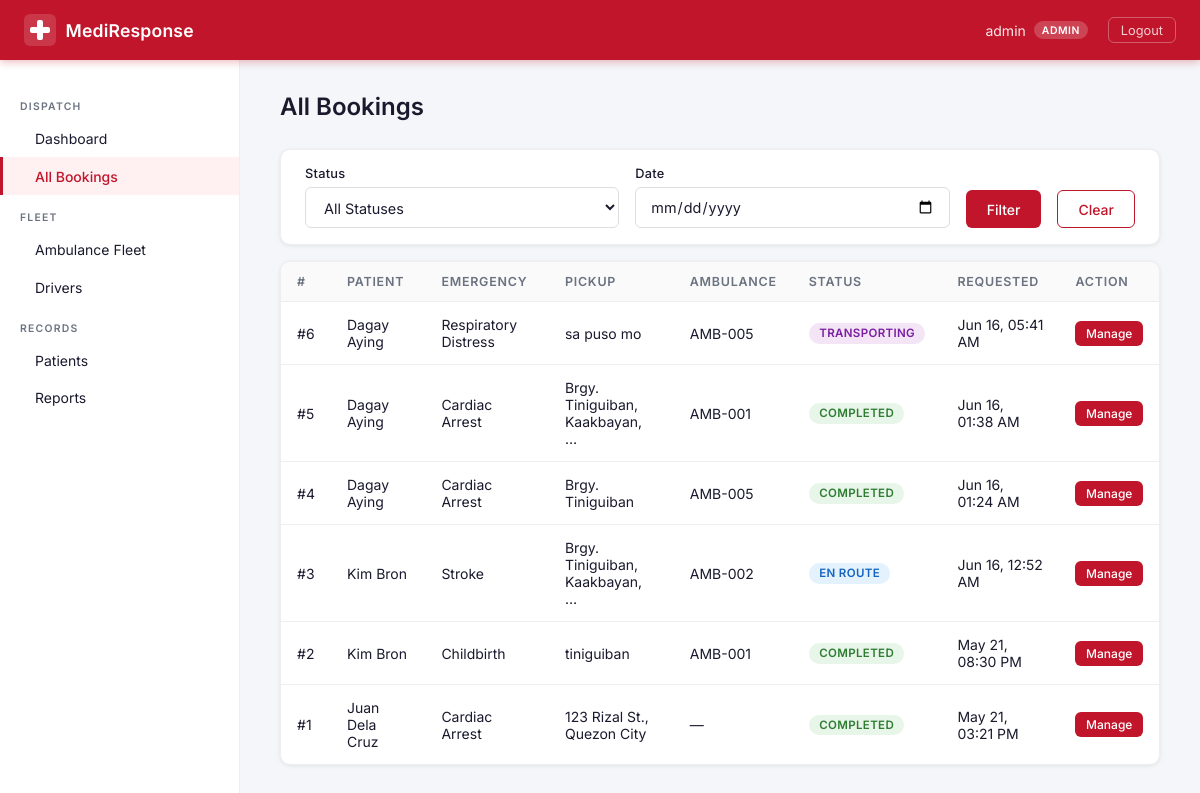
/admin-panel/bookings/ (signed in), run on the app's committed database.
### booking/models.py (models this page shows, shortened)
class UserProfile(models.Model):
    ROLE_CHOICES = [
        ('admin', 'Admin'),
        ('patient', 'Patient'),
        ('driver', 'Driver'),
    ]
    user = models.OneToOneField(
        User,
        on_delete=models.CASCADE,   # If the user is deleted, delete the profile too
        related_name='profile'      # Access via: user.profile
    )
    role = models.CharField(max_length=20, choices=ROLE_CHOICES, default='patient')
    phone = models.CharField(max_length=20, blank=True)

class Booking(models.Model):
    STATUS_CHOICES = [
        ('pending', 'Pending'),
        ('dispatched', 'Dispatched'),
        ('en_route', 'En Route'),
        ('arrived', 'Arrived at Scene'),
        ('transporting', 'Transporting'),
        ('completed', 'Completed'),
        ('cancelled', 'Cancelled'),
    ]
    patient = models.ForeignKey(
        User,
        on_delete=models.CASCADE,
        related_name='bookings'
    )
    pickup_address = models.TextField()
    destination_hospital = models.CharField(max_length=200)
    emergency_type = models.ForeignKey(
        EmergencyType,
        on_delete=models.SET_NULL,
        null=True
    )
    notes = models.TextField(blank=True)
    status = models.CharField(max_length=20, choices=STATUS_CHOICES, default='pending')
    assigned_ambulance = models.ForeignKey(
        Ambulance,
        on_delete=models.SET_NULL,
        null=True,
        blank=True,
        related_name='bookings'
    )
    assigned_driver = models.ForeignKey(
        Driver,
        on_delete=models.SET_NULL,
        null=True,
        blank=True,
        related_name='bookings'
    )
    requested_time = models.DateTimeField(default=timezone.now)
    dispatched_time = models.DateTimeField(null=True, blank=True)
    completed_time = models.DateTimeField(null=True, blank=True)
    class Meta:
        ordering = ['-requested_time']  # Newest first

class EmergencyType(models.Model):
    name = models.CharField(max_length=100)
    description = models.TextField(blank=True)
    def __str__(self):
        return self.name

class Ambulance(models.Model):
    TYPE_CHOICES = [
        ('BLS', 'Basic Life Support'),
        ('ALS', 'Advanced Life Support'),
    ]
    STATUS_CHOICES = [
        ('available', 'Available'),
        ('on_call', 'On Call'),
        ('en_route', 'En Route'),
        ('maintenance', 'Maintenance'),
    ]
    unit_number = models.CharField(max_length=20, unique=True)
    plate_number = models.CharField(max_length=20, unique=True)
    ambulance_type = models.CharField(max_length=10, choices=TYPE_CHOICES, default='BLS')
    status = models.CharField(max_length=20, choices=STATUS_CHOICES, default='available')
    notes = models.TextField(blank=True)

### booking/views.py (the view)
        def wrapper(request, *args, **kwargs):
            if not request.user.is_authenticated:
                return redirect('login')
            try:
                if request.user.profile.role == role or request.user.is_superuser:
                    return view_func(request, *args, **kwargs)
            except UserProfile.DoesNotExist:
                pass
            return redirect('forbidden')

### booking/views.py (called while the page is built)
def role_required(role):
    def decorator(view_func):
        def wrapper(request, *args, **kwargs):
            if not request.user.is_authenticated:
                return redirect('login')
            try:
                if request.user.profile.role == role or request.user.is_superuser:
                    return view_func(request, *args, **kwargs)
            except UserProfile.DoesNotExist:
                pass
            return redirect('forbidden')
        wrapper.__name__ = view_func.__name__
        return wrapper
    return decorator

@login_required
@role_required('admin')
def admin_bookings_list(request):
    bookings = Booking.objects.all()
    status_filter = request.GET.get('status', '')
    date_filter = request.GET.get('date', '')
    if status_filter:
        bookings = bookings.filter(status=status_filter)
    if date_filter:
        bookings = bookings.filter(requested_time__date=date_filter)
    status_choices = Booking.STATUS_CHOICES
    return render(request, 'booking/admin/bookings_list.html', {
        'bookings': bookings,
        'status_choices': status_choices,
        'status_filter': status_filter,
        'date_filter': date_filter,
    })

### templates/booking/admin/bookings_list.html (shortened to what this page needs)
{% extends "base.html" %}
{% block content %}
<div class="page-header">
    <h1>All Bookings</h1>
</div>
<div class="filter-bar card">
    <form method="get" class="filter-form">
        <div class="form-group">
            <label>Status</label>
            <select name="status">
                <option value="">All Statuses</option>
            </select>
        </div>
        <div class="form-group">
            <label>Date</label>
            <input type="date" name="date" value="{{ date_filter }}">
        </div>
        <button type="submit" class="btn btn--primary">Filter</button>
        <a href="{% url 'admin_bookings_list' %}" class="btn btn--outline">Clear</a>
    </form>
</div>
<div class="card" style="margin-top: 1rem;">
    <div class="table-wrap">
        <table class="table">
            <thead>
                <tr>
                    <th>#</th><th>Patient</th><th>Emergency</th>
                    <th>Pickup</th><th>Ambulance</th>
                    <th>Status</th><th>Requested</th><th>Action</th>
                </tr>
            </thead>
            <tbody>
                {% for booking in bookings %}
                <tr>
                    <td>#{{ booking.pk }}</td>
                    <td>{{ booking.patient.get_full_name|default:booking.patient.username }}</td>
                    <td>{{ booking.emergency_type }}</td>
                    <td>{{ booking.pickup_address|truncatechars:30 }}</td>
                    <td>{{ booking.assigned_ambulance.unit_number|default:"—" }}</td>
                    <td><span class="status-badge status-badge--{{ booking.status }}">{{ booking.get_status_display }}</span></td>
                    <td>{{ booking.requested_time|date:"M d, h:i A" }}</td>
                    <td><a href="{% url 'admin_booking_detail' booking.pk %}" class="btn btn--primary btn--xs">Manage</a></td>
                </tr>
                {% empty %}
                <tr><td colspan="8" class="text-center text-muted">No bookings found.</td></tr>
                {% endfor %}
            </tbody>
        </table>
    </div>
</div>
{% endblock %}

### templates/base.html (shortened to what this page needs)
{% load static %}
<!DOCTYPE html>
<html lang="en">
<head>
    <link rel="stylesheet" href="{% static 'css/style.css' %}">
</head>
<body>
{% if user.is_authenticated %}
<header class="topbar">
    <div class="topbar__left">
        <a href="{% url 'dashboard' %}" class="topbar__brand">
            <svg class="topbar__logo" viewBox="0 0 32 32" fill="none" xmlns="http://www.w3.org/2000/svg">
                <rect width="32" height="32" rx="6" fill="white" fill-opacity="0.15"/>
                <rect x="13" y="6" width="6" height="20" rx="2" fill="white"/>
                <rect x="6" y="13" width="20" height="6" rx="2" fill="white"/>
            </svg>
            <span class="topbar__name">MediResponse</span>
        </a>
    </div>
    <div class="topbar__right">
        <span class="topbar__user">
            {{ user.get_full_name|default:user.username }}
            {% if user.profile %}
            <span class="role-badge role-badge--{{ user.profile.role }}">{{ user.profile.role|capfirst }}</span>
            {% endif %}
        </span>
        <form method="post" action="{% url 'logout' %}" style="display:inline;">
    <button type="submit" class="topbar__logout">Logout</button>
</form>
    </div>
</header>
<div class="layout">
    <aside class="sidebar" id="sidebar">
        <nav class="sidebar__nav">
            {% if user.is_superuser or user.profile.role == 'admin' %}
            <p class="sidebar__section-label">Dispatch</p>
            <a href="{% url 'admin_dashboard' %}" class="sidebar__link {% if request.resolver_match.url_name == 'admin_dashboard' %}active{% endif %}">
                 Dashboard
            </a>
            <a href="{% url 'admin_bookings_list' %}" class="sidebar__link {% if 'bookings' in request.resolver_match.url_name %}active{% endif %}">
                 All Bookings
            </a>
            <p class="sidebar__section-label">Fleet</p>
            <a href="{% url 'admin_fleet' %}" class="sidebar__link {% if 'fleet' in request.resolver_match.url_name %}active{% endif %}">
                 Ambulance Fleet
            </a>
            <a href="{% url 'admin_drivers' %}" class="sidebar__link {% if request.resolver_match.url_name == 'admin_drivers' %}active{% endif %}">
                 Drivers
            </a>
            <p class="sidebar__section-label">Records</p>
            <a href="{% url 'admin_patients' %}" class="sidebar__link {% if request.resolver_match.url_name == 'admin_patients' %}active{% endif %}">
                 Patients
            </a>
            <a href="{% url 'admin_reports' %}" class="sidebar__link {% if request.resolver_match.url_name == 'admin_reports' %}active{% endif %}">
                 Reports
            </a>
            {% elif user.profile.role == 'driver' %}
            <p class="sidebar__section-label">Dispatch</p>
            <a href="{% url 'driver_dashboard' %}" class="sidebar__link {% if request.resolver_match.url_name == 'driver_dashboard' %}active{% endif %}">
                <span class="sidebar__icon"></span> My Dashboard
            </a>
            {% endif %}
        </nav>
    </aside>
    <main class="content">
        {% block content %}{% endblock %}
    </main>
</div>
{% else %}
<div class="auth-wrapper">
    {% block auth_content %}{% endblock %}
</div>
{% endif %}
</body>
</html>

### data on the page
Booking: pk "6", patient.get_full_name "Dagay Aying", emergency_type "Respiratory Distress", pickup_address "sa puso mo", assigned_ambulance.unit_number "AMB-005", status "TRANSPORTING", requested_time "Jun 16, 05:41 AM"
Booking: pk "5", patient.get_full_name "Dagay Aying", emergency_type "Cardiac Arrest", pickup_address "Brgy. Tiniguiban, Kaakbayan, …", assigned_ambulance.unit_number "AMB-001", status "COMPLETED", requested_time "Jun 16, 01:38 AM"
Booking: pk "4", patient.get_full_name "Dagay Aying", emergency_type "Cardiac Arrest", pickup_address "Brgy. Tiniguiban", assigned_ambulance.unit_number "AMB-005", status "COMPLETED", requested_time "Jun 16, 01:24 AM"
Booking: pk "3", patient.get_full_name "Kim Bron", emergency_type "Stroke", pickup_address "Brgy. Tiniguiban, Kaakbayan, …", assigned_ambulance.unit_number "AMB-002", status "EN ROUTE", requested_time "Jun 16, 12:52 AM"
Booking: pk "2", patient.get_full_name "Kim Bron", emergency_type "Childbirth", pickup_address "tiniguiban", assigned_ambulance.unit_number "AMB-001", status "COMPLETED", requested_time "May 21, 08:30 PM"
Booking: pk "1", patient.get_full_name "Juan Dela Cruz", emergency_type "Cardiac Arrest", pickup_address "123 Rizal St., Quezon City", assigned_ambulance.unit_number "—", status "COMPLETED", requested_time "May 21, 03:21 PM"

### other printed values
{{ user.get_full_name|default:user.username }} "admin"
{{ user.profile.role|capfirst }} "ADMIN"
